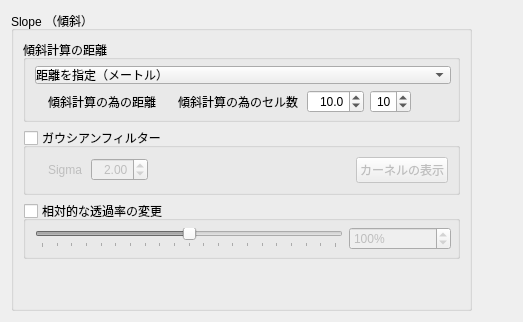
     <widget class="QWidget" name="tab">
      <attribute name="title">
       <string>Slope</string>
      </attribute>
      <layout class="QHBoxLayout" name="horizontalLayout_5">
       <item>
        <widget class="QGroupBox" name="gpBox_Slope">
         <property name="title">
          <string>Slope （傾斜） </string>
         </property>
         <property name="checkable">
          <bool>false</bool>
         </property>
         <property name="checked">
          <bool>false</bool>
         </property>
         <layout class="QVBoxLayout" name="verticalLayout_5">
          <item>
           <widget class="QGroupBox" name="gpBox_SlopeDistance">
            <property name="title">
             <string>傾斜計算の距離</string>
            </property>
            <property name="checkable">
             <bool>false</bool>
            </property>
            <property name="checked">
             <bool>false</bool>
            </property>
            <layout class="QVBoxLayout" name="verticalLayout">
             <property name="topMargin">
              <number>6</number>
             </property>
             <property name="rightMargin">
              <number>6</number>
             </property>
             <property name="bottomMargin">
              <number>6</number>
             </property>
             <item>
              <widget class="QComboBox" name="cmbBox_SlopeDistanceSpec">
               <property name="minimumSize">
                <size>
                 <width>0</width>
                 <height>0</height>
                </size>
               </property>
               <property name="styleSheet">
                <string notr="true">QComboBox{
	padding-right: 20px;
}</string>
               </property>
               <property name="currentIndex">
                <number>0</number>
               </property>
               <item>
                <property name="text">
                 <string>距離を指定（メートル）</string>
                </property>
               </item>
               <item>
                <property name="text">
                 <string>セル数で指定</string>
                </property>
               </item>
              </widget>
             </item>
             <item>
              <layout class="QGridLayout" name="gl_5">
               <item row="0" column="2">
                <widget class="QgsDoubleSpinBox" name="spinBoxF_SlopeDistanceMetre">
                 <property name="alignment">
                  <set>Qt::AlignRight|Qt::AlignTrailing|Qt::AlignVCenter</set>
                 </property>
                 <property name="suffix">
                  <string/>
                 </property>
                 <property name="decimals">
                  <number>1</number>
                 </property>
                 <property name="minimum">
                  <double>0.000000000000000</double>
                 </property>
                 <property name="singleStep">
                  <double>1.000000000000000</double>
                 </property>
                 <property name="value">
                  <double>10.000000000000000</double>
                 </property>
                 <property name="showClearButton">
                  <bool>false</bool>
                 </property>
                </widget>
               </item>
               <item row="0" column="0">
                <widget class="QLabel" name="l_16">
                 <property name="styleSheet">
                  <string notr="true">QLabel{
	padding-left: 10px;
}</string>
                 </property>
                 <property name="text">
                  <string>傾斜計算の為の距離</string>
                 </property>
                 <property name="margin">
                  <number>0</number>
                 </property>
                </widget>
               </item>
               <item row="0" column="3">
                <widget class="QgsSpinBox" name="spinBoxInt_SlopeDistanceCells">
                 <property name="alignment">
                  <set>Qt::AlignRight|Qt::AlignTrailing|Qt::AlignVCenter</set>
                 </property>
                 <property name="minimum">
                  <number>1</number>
                 </property>
                 <property name="value">
                  <number>10</number>
                 </property>
                 <property name="showClearButton">
                  <bool>false</bool>
                 </property>
                </widget>
               </item>
               <item row="0" column="4">
                <spacer name="hS_7">
                 <property name="orientation">
                  <enum>Qt::Horizontal</enum>
                 </property>
                 <property name="sizeHint" stdset="0">
                  <size>
                   <width>40</width>
                   <height>20</height>
                  </size>
                 </property>
                </spacer>
               </item>
               <item row="0" column="1">
                <widget class="QLabel" name="l_18">
                 <property name="styleSheet">
                  <string notr="true">QLabel{
	padding-left: 10px;
}</string>
                 </property>
                 <property name="text">
                  <string>傾斜計算の為のセル数</string>
                 </property>
                 <property name="margin">
                  <number>0</number>
                 </property>
                </widget>
               </item>
              </layout>
             </item>
            </layout>
           </widget>
          </item>
          <item>
           <widget class="QGroupBox" name="gpBox_SlopeGauss">
            <property name="title">
             <string>ガウシアンフィルター</string>
            </property>
            <property name="checkable">
             <bool>true</bool>
            </property>
            <property name="checked">
             <bool>false</bool>
            </property>
            <layout class="QHBoxLayout" name="horizontalLayout_8">
             <item>
              <layout class="QHBoxLayout" name="hL">
               <item>
                <widget class="QLabel" name="l_6">
                 <property name="styleSheet">
                  <string notr="true">QLabel{
	padding-left: 10px;
}</string>
                 </property>
                 <property name="text">
                  <string>Sigma</string>
                 </property>
                 <property name="alignment">
                  <set>Qt::AlignRight|Qt::AlignTrailing|Qt::AlignVCenter</set>
                 </property>
                 <property name="indent">
                  <number>-1</number>
                 </property>
                </widget>
               </item>
               <item>
                <widget class="QgsDoubleSpinBox" name="spinBoxF_SlopeGaussSigma">
                 <property name="focusPolicy">
                  <enum>Qt::StrongFocus</enum>
                 </property>
                 <property name="alignment">
                  <set>Qt::AlignRight|Qt::AlignTrailing|Qt::AlignVCenter</set>
                 </property>
                 <property name="maximum">
                  <double>20.000000000000000</double>
                 </property>
                 <property name="value">
                  <double>2.000000000000000</double>
                 </property>
                 <property name="showClearButton">
                  <bool>false</bool>
                 </property>
                </widget>
               </item>
               <item>
                <spacer name="hS_8">
                 <property name="orientation">
                  <enum>Qt::Horizontal</enum>
                 </property>
                 <property name="sizeHint" stdset="0">
                  <size>
                   <width>40</width>
                   <height>20</height>
                  </size>
                 </property>
                </spacer>
               </item>
               <item>
                <widget class="QPushButton" name="btn_ShowSlopeGaussKernel">
                 <property name="text">
                  <string>カーネルの表示</string>
                 </property>
                </widget>
               </item>
              </layout>
             </item>
            </layout>
           </widget>
          </item>
          <item>
           <widget class="QGroupBox" name="gpBox_SlopeAlpha">
            <property name="title">
             <string>相対的な透過率の変更</string>
            </property>
            <property name="checkable">
             <bool>true</bool>
            </property>
            <property name="checked">
             <bool>false</bool>
            </property>
            <layout class="QGridLayout" name="gridLayout_6" columnstretch="3,1">
             <property name="topMargin">
              <number>6</number>
             </property>
             <property name="rightMargin">
              <number>6</number>
             </property>
             <property name="bottomMargin">
              <number>6</number>
             </property>
             <item row="0" column="0">
              <widget class="QSlider" name="hSlider_SlopeAlpha">
               <property name="maximum">
                <number>200</number>
               </property>
               <property name="value">
                <number>100</number>
               </property>
               <property name="orientation">
                <enum>Qt::Horizontal</enum>
               </property>
               <property name="tickPosition">
                <enum>QSlider::TicksBelow</enum>
               </property>
              </widget>
             </item>
             <item row="0" column="1">
              <widget class="QgsSpinBox" name="spinBoxInt_SlopeAlpha">
               <property name="suffix">
                <string>%</string>
               </property>
               <property name="maximum">
                <number>200</number>
               </property>
               <property name="value">
                <number>100</number>
               </property>
               <property name="showClearButton">
                <bool>false</bool>
               </property>
              </widget>
             </item>
            </layout>
           </widget>
          </item>
          <item>
           <spacer name="vS">
            <property name="orientation">
             <enum>Qt::Vertical</enum>
            </property>
            <property name="sizeHint" stdset="0">
             <size>
              <width>20</width>
              <height>40</height>
             </size>
            </property>
           </spacer>
          </item>
         </layout>
        </widget>
       </item>
       <item>
        <spacer name="hS_4">
         <property name="orientation">
          <enum>Qt::Horizontal</enum>
         </property>
         <property name="sizeHint" stdset="0">
          <size>
           <width>40</width>
           <height>20</height>
          </size>
         </property>
        </spacer>
       </item>
      </layout>
     </widget>
